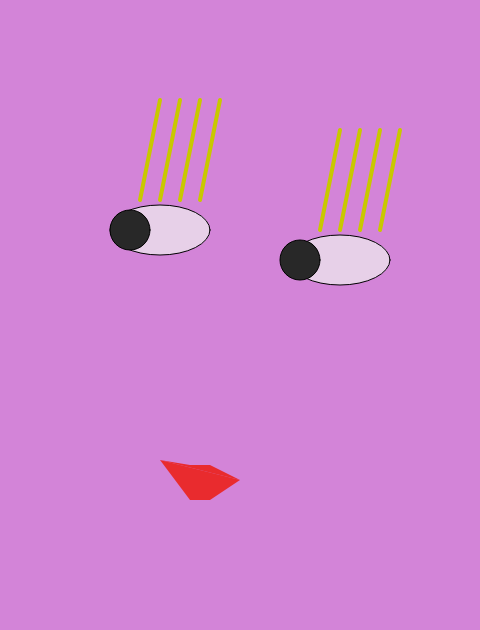
Frame 1 (no input)
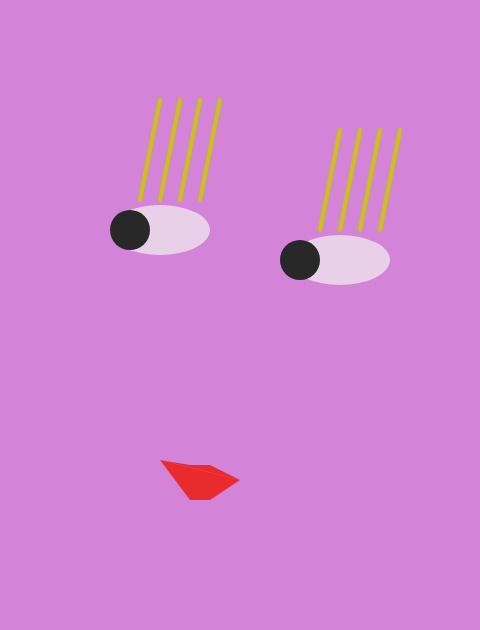
Frame 60 (no input)
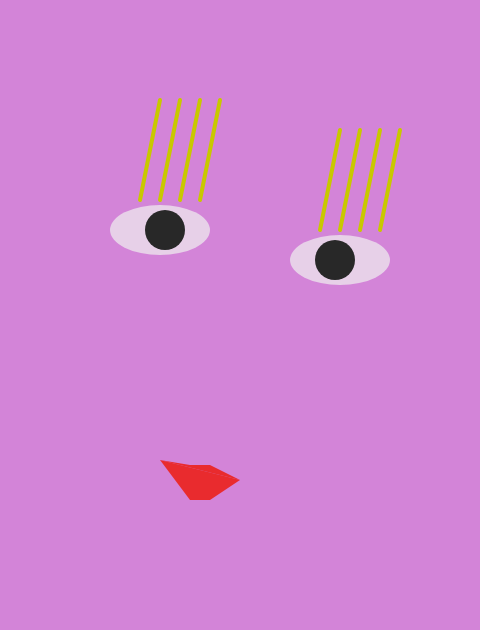
Frame 120 (the mouse pressed at the canvas centre since frame 60)

The p5.js sketch that drew these frames (run headless with seeded random() and noise() and a simulated clock; from frame 60 on, the mouse is pressed at the canvas centre):

// p5.js sketch
// ── sketch.js
let r, g, b;

function setup() {
  createCanvas(480, 630);
  r = random(100, 255);
  b = random(100, 255);
  g = random(100, 255);
}

function draw() {
  background(r, b, g);

  // eyes
  fill(240, 180);
  ellipse(160, 230, 100, 50);
  ellipse(340, 260, 100, 50);

  // pupils
  fill(40);
  // original
  // circle(mouseX, 230, 40);
  // circle(330, 260, 40);
  
  // updated 
  let pupil1_X = map(mouseX, 0, width, 130, 200, true);
  circle(pupil1_X, 230, 40);
  
  let pupil2_X = map(mouseX, 0, width, 300, 370, true);
  circle(pupil2_X, 260, 40);
  

  // eyebrows
  stroke(200, 200, 0);
  strokeWeight(4);
  // line (x1, y1, x2, y2)
  let y2 = 100;
  line(140, 200, 160, y2);
  line(160, 200, 180, y2);
  line(180, 200, 200, y2);
  line(200, 200, 220, y2);

  line(320, 230, 340, y2 + 30);
  line(340, 230, 360, y2 + 30);
  line(360, 230, 380, y2 + 30);
  line(380, 230, 400, y2 + 30);

  // mouth
  noStroke();
  fill(240, 20, 0, 200);
  quad(160, 460, 190, 465, 210, 465, 240, 480);
  quad(160, 460, 190, 500, 210, 500, 240, 480);
}

// https://editor.p5js.org/jht1493/sketches/HYF86ea7R
// https://editor.p5js.org/enickles/sketches/QakAzdCpv
// ICM-06 Example - ICM 21 Week 2 - Ellen self portrait animated
